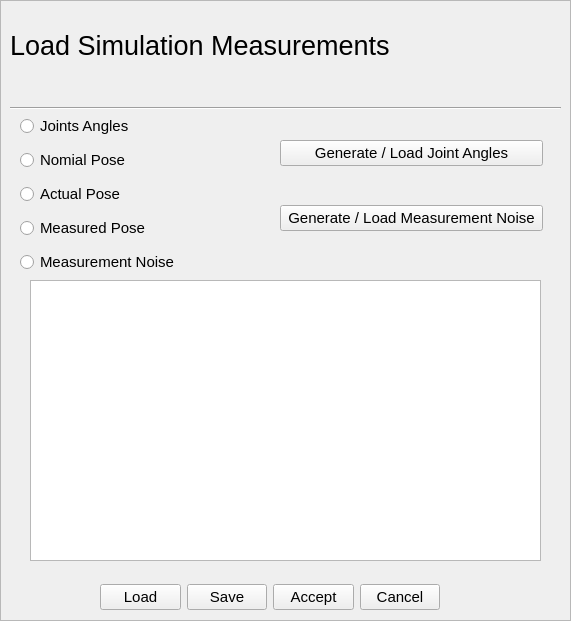
  <widget class="QFrame" name="frame_loadSimulationMeasurements">
   <property name="geometry">
    <rect>
     <x>0</x>
     <y>0</y>
     <width>571</width>
     <height>621</height>
    </rect>
   </property>
   <property name="autoFillBackground">
    <bool>true</bool>
   </property>
   <property name="frameShape">
    <enum>QFrame::StyledPanel</enum>
   </property>
   <property name="frameShadow">
    <enum>QFrame::Raised</enum>
   </property>
   <widget class="QLabel" name="label">
    <property name="geometry">
     <rect>
      <x>10</x>
      <y>10</y>
      <width>551</width>
      <height>71</height>
     </rect>
    </property>
    <property name="font">
     <font>
      <pointsize>20</pointsize>
     </font>
    </property>
    <property name="text">
     <string>Load Simulation Measurements</string>
    </property>
   </widget>
   <widget class="Line" name="line_2">
    <property name="geometry">
     <rect>
      <x>10</x>
      <y>100</y>
      <width>551</width>
      <height>16</height>
     </rect>
    </property>
    <property name="orientation">
     <enum>Qt::Horizontal</enum>
    </property>
   </widget>
   <widget class="QWidget" name="layoutWidget">
    <property name="geometry">
     <rect>
      <x>100</x>
      <y>580</y>
      <width>340</width>
      <height>34</height>
     </rect>
    </property>
    <layout class="QHBoxLayout" name="horizontalLayout_4">
     <item>
      <widget class="QPushButton" name="pushButton_18">
       <property name="font">
        <font>
         <pointsize>11</pointsize>
        </font>
       </property>
       <property name="text">
        <string>Load</string>
       </property>
      </widget>
     </item>
     <item>
      <widget class="QPushButton" name="pushButton_19">
       <property name="font">
        <font>
         <pointsize>11</pointsize>
        </font>
       </property>
       <property name="text">
        <string>Save</string>
       </property>
      </widget>
     </item>
     <item>
      <widget class="QPushButton" name="pushButton_20">
       <property name="font">
        <font>
         <pointsize>11</pointsize>
        </font>
       </property>
       <property name="text">
        <string>Accept</string>
       </property>
      </widget>
     </item>
     <item>
      <widget class="QPushButton" name="pushButton_cancelSimulationMeasurements">
       <property name="font">
        <font>
         <pointsize>11</pointsize>
        </font>
       </property>
       <property name="text">
        <string>Cancel</string>
       </property>
      </widget>
     </item>
    </layout>
   </widget>
   <widget class="QTableWidget" name="tableWidget_3">
    <property name="geometry">
     <rect>
      <x>30</x>
      <y>280</y>
      <width>511</width>
      <height>281</height>
     </rect>
    </property>
   </widget>
   <widget class="QWidget" name="">
    <property name="geometry">
     <rect>
      <x>20</x>
      <y>110</y>
      <width>181</width>
      <height>171</height>
     </rect>
    </property>
    <layout class="QVBoxLayout" name="verticalLayout_2">
     <item>
      <widget class="QRadioButton" name="radioButton_6">
       <property name="font">
        <font>
         <pointsize>11</pointsize>
        </font>
       </property>
       <property name="text">
        <string>Joints Angles</string>
       </property>
      </widget>
     </item>
     <item>
      <widget class="QRadioButton" name="radioButton_7">
       <property name="font">
        <font>
         <pointsize>11</pointsize>
        </font>
       </property>
       <property name="text">
        <string>Nomial Pose</string>
       </property>
      </widget>
     </item>
     <item>
      <widget class="QRadioButton" name="radioButton_8">
       <property name="font">
        <font>
         <pointsize>11</pointsize>
        </font>
       </property>
       <property name="text">
        <string>Actual Pose</string>
       </property>
      </widget>
     </item>
     <item>
      <widget class="QRadioButton" name="radioButton_9">
       <property name="font">
        <font>
         <pointsize>11</pointsize>
        </font>
       </property>
       <property name="text">
        <string>Measured Pose</string>
       </property>
      </widget>
     </item>
     <item>
      <widget class="QRadioButton" name="radioButton_10">
       <property name="font">
        <font>
         <pointsize>11</pointsize>
        </font>
       </property>
       <property name="text">
        <string>Measurement Noise</string>
       </property>
      </widget>
     </item>
    </layout>
   </widget>
   <widget class="QWidget" name="">
    <property name="geometry">
     <rect>
      <x>280</x>
      <y>140</y>
      <width>263</width>
      <height>91</height>
     </rect>
    </property>
    <layout class="QVBoxLayout" name="verticalLayout">
     <item>
      <widget class="QPushButton" name="pushButton_loadJointAngles">
       <property name="font">
        <font>
         <pointsize>11</pointsize>
        </font>
       </property>
       <property name="text">
        <string>Generate / Load Joint Angles</string>
       </property>
      </widget>
     </item>
     <item>
      <spacer name="verticalSpacer">
       <property name="orientation">
        <enum>Qt::Vertical</enum>
       </property>
       <property name="sizeHint" stdset="0">
        <size>
         <width>20</width>
         <height>40</height>
        </size>
       </property>
      </spacer>
     </item>
     <item>
      <widget class="QPushButton" name="pushButton_loadMeasurementNoise">
       <property name="font">
        <font>
         <pointsize>11</pointsize>
        </font>
       </property>
       <property name="text">
        <string>Generate / Load Measurement Noise</string>
       </property>
      </widget>
     </item>
    </layout>
   </widget>
  </widget>
